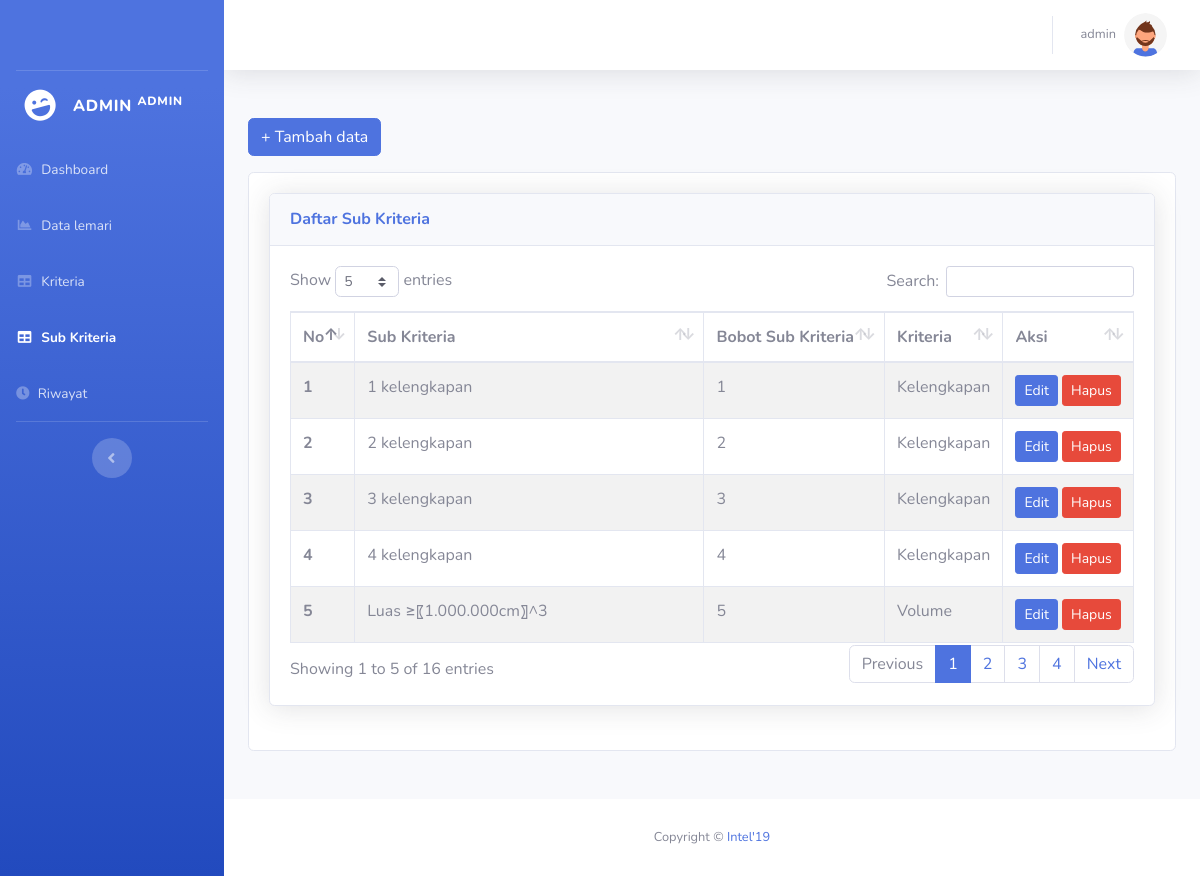
The app's page /admin/sub_kriteria.php (signed in), older data.
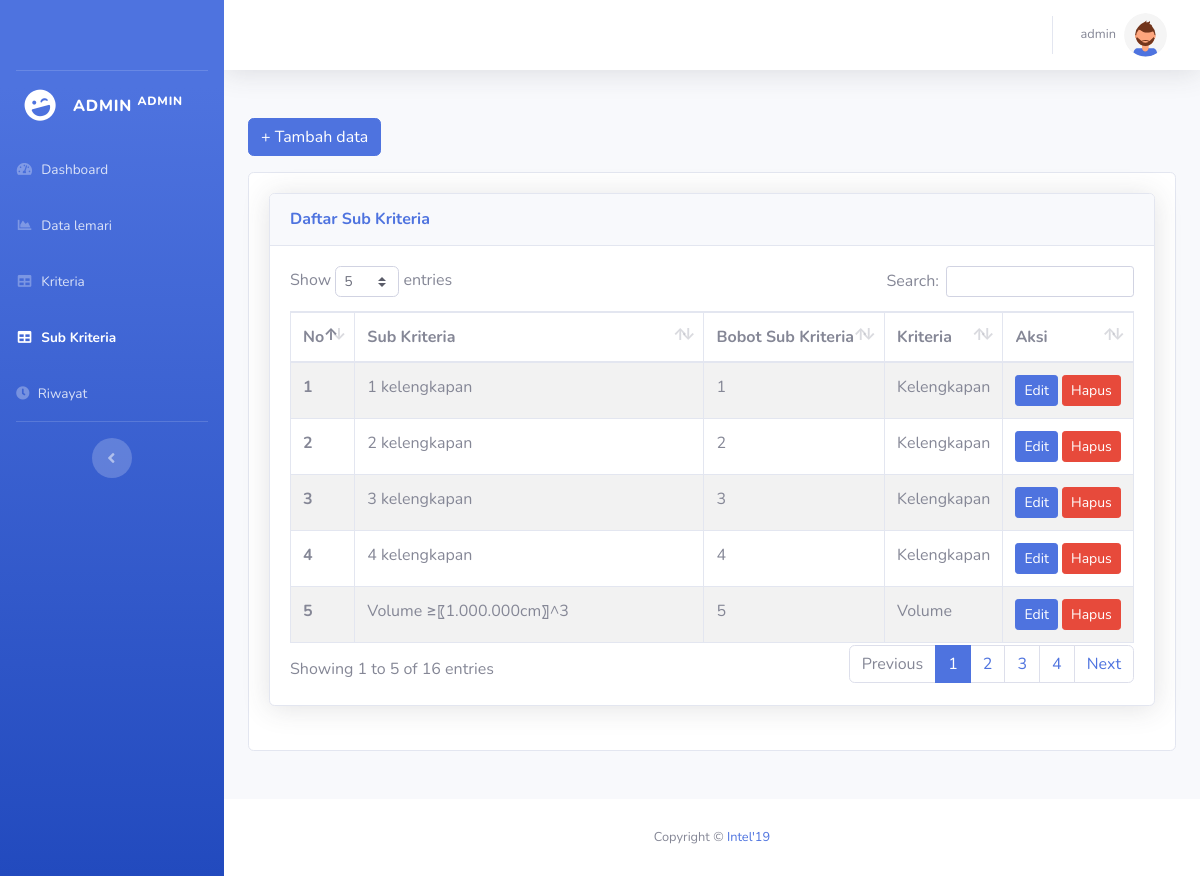
The same page, newer data.
### tables this page shows
CREATE TABLE `sub_kriteria` (
  `id_sub_kriteria` int(11) NOT NULL,
  `nama_sub_kriteria` varchar(150) NOT NULL,
  `bobot_sub_kriteria` int(11) NOT NULL,
  `f_id_kriteria` char(2) NOT NULL
);

CREATE TABLE `kriteria` (
  `id_kriteria` char(2) NOT NULL,
  `nama_kriteria` varchar(20) NOT NULL
);

### config.php (called while the page is built, shortened)
<?php
function connectDatabase()
{
    $conn = new mysqli(DB_HOST, DB_USERNAME, DB_PASSWORD, DB_NAME);
    return $conn;
}
?>

### admin/functions/sub_kriteria.php (called while the page is built, shortened)
<?php
require_once '../config.php';
class Sub_Kriteria{
    private $db;
    public function __construct()
    {
        $this->db = connectDatabase();
    }
    public function getSubKriteria()
    {
        return $this->db->query("SELECT sk.id_sub_kriteria,sk.nama_sub_kriteria,sk.bobot_sub_kriteria,k.id_kriteria,k.nama_kriteria FROM sub_kriteria sk JOIN kriteria k ON sk.f_id_kriteria = k.id_kriteria ORDER BY sk.id_sub_kriteria DESC");
    }
}
$Sub_Kriteria = new Sub_Kriteria();
?>

### admin/sub_kriteria.php (the view, shortened to what this page needs)
<?php
require_once './header.php';
require_once './functions/sub_kriteria.php';
$data_SubKriteria = $Sub_Kriteria->getSubKriteria();
?>
<div class="row mb-5">
    <div class="col-lg-12">
        <button type="button" class="btn btn-primary mb-3" data-toggle="modal" data-target="#tambah">
            + Tambah data
        </button>
        <div class="card">
            <div class="card-body">
                <div class="card shadow mb-4">
                    <div class="card-header py-3">
                        <h6 class="m-0 font-weight-bold text-primary">Daftar Sub Kriteria</h6>
                    </div>
                    <div class="card-body">
                        <div class="table-responsive">
                            <table class="table table-striped table-bordered nowrap" style="width:100%" id="table">
                                <thead>
                                    <tr>
                                        <th scope="col">No</th>
                                        <th scope="col">Sub Kriteria</th>
                                        <th scope="col">Bobot Sub Kriteria</th>
                                        <th scope="col">Kriteria</th>
                                        <th scope="col">Aksi</th>
                                    </tr>
                                </thead>
                                <tbody class="table-group-divider">
                                    <?php foreach ($data_SubKriteria as $key => $sub_kriteria):?>
                                    <tr>
                                        <th scope="row"><?=$key+1;?></th>
                                        <td><?= $sub_kriteria['nama_sub_kriteria'];?></td>
                                        <td><?= $sub_kriteria['bobot_sub_kriteria'];?></td>
                                        <td><?= $sub_kriteria['nama_kriteria'];?></td>
                                        <td>
                                            <button type="button" class="btn btn-sm btn-primary" data-toggle="modal"
                                                data-target="#edit<?= $sub_kriteria['id_sub_kriteria'];?>">
                                                Edit
                                            </button>
                                            <button type="button" class="btn btn-sm btn-danger" data-toggle="modal"
                                                data-target="#hapus<?= $sub_kriteria['id_sub_kriteria'];?>">
                                                Hapus
                                            </button>
                                        </td>
                                    </tr>
                                    <?php endforeach;?>
                                </tbody>
                            </table>
                        </div>
                    </div>
                </div>
            </div>
        </div>
    </div>
</div>
<?php
    require_once './footer.php';
?>

Row changes from the older to the newer data that the page shows:
changed sub_kriteria "Volume": nama_sub_kriteria "Luas ≥〖1.000.000cm〗^3" → "Volume ≥〖1.000.000cm〗^3"
